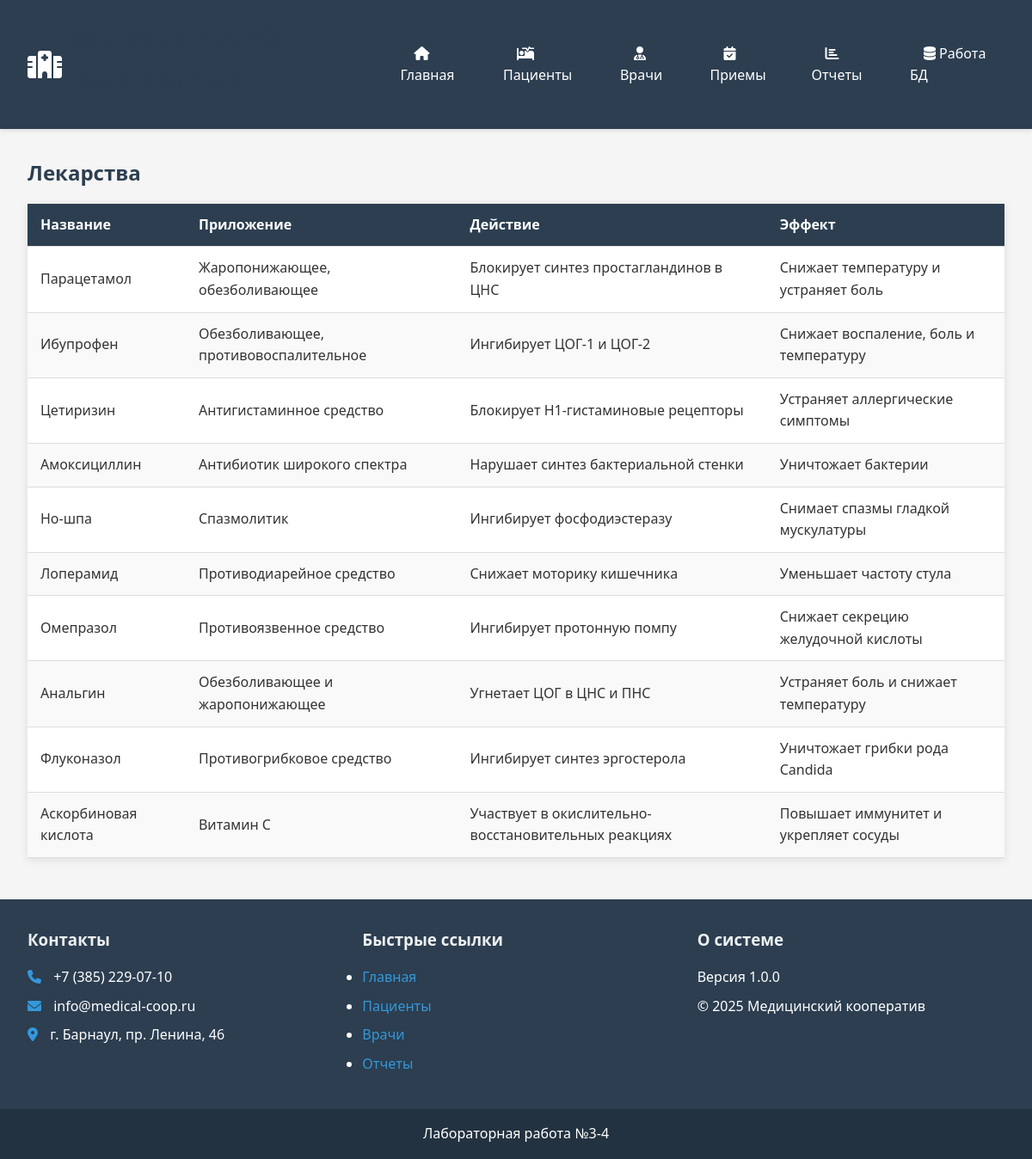
/pages/medicine/medicine.php, run on the app's committed database.
### tables this page shows
CREATE TABLE `medicine` (
  `id` int(11) NOT NULL,
  `name` varchar(50) DEFAULT NULL,
  `application` text DEFAULT NULL,
  `action` text DEFAULT NULL,
  `effect` text DEFAULT NULL
);

### pages/medicine/medicine.php (the view)
<?php
require_once '../../includes/header.php';
require_once '../../includes/config.php';
$sql = "SELECT * FROM `medicine`";
$result = $conn->query($sql);
?>
<h2>Лекарства</h2>
<table class="table">
    <thead>
        <tr>
            <th>Название</th>
            <th>Приложение</th>
            <th>Действие</th>
            <th>Эффект</th>
        </tr>
    </thead>
    <tbody>
        <?php while($row = $result->fetch_assoc()): ?>
        <tr>
            <td><?= htmlspecialchars($row['name']) ?></td>
            <td><?= htmlspecialchars($row['application']) ?></td>
            <td><?= htmlspecialchars($row['action']) ?></td>
            <td><?= htmlspecialchars($row['effect']) ?></td>
        </tr>
        <?php endwhile; ?>
    </tbody>
</table>
<?php require_once '../../includes/footer.php'; ?>

### css/style.css (style rules this page uses)
:root { --primary-color: #3498db; --secondary-color: #2980b9; --accent-color: #e74c3c; --light-color: #ecf0f1; --dark-color: #2c3e50; --success-color: #2ecc71; --warning-color: #f39c12; --danger-color: #e74c3c; }
* { margin: 0; padding: 0; box-sizing: border-box; font-family: 'Segoe UI', Tahoma, Geneva, Verdana, sans-serif; }
body { background-color: #f5f5f5; color: #333; line-height: 1.6; }
h1, h2, h3 { margin-bottom: 1rem; color: var(--dark-color); }
.table { width: 100%; border-collapse: collapse; margin: 1rem 0; background: white; box-shadow: 0 2px 10px rgba(0,0,0,0.1); }
.table th, .table td { padding: 12px 15px; text-align: left; border-bottom: 1px solid #ddd; }
.table th { background-color: var(--dark-color); color: white; }
.table tr:nth-child(even) { background-color: #f9f9f9; }

### data on the page
medicine: name "Парацетамол", application "Жаропонижающее, обезболивающее", action "Блокирует синтез простагландинов в ЦНС", effect "Снижает температуру и устраняет боль"
medicine: name "Ибупрофен", application "Обезболивающее, противовоспалительное", action "Ингибирует ЦОГ-1 и ЦОГ-2", effect "Снижает воспаление, боль и температуру"
medicine: name "Цетиризин", application "Антигистаминное средство", action "Блокирует H1-гистаминовые рецепторы", effect "Устраняет аллергические симптомы"
medicine: name "Амоксициллин", application "Антибиотик широкого спектра", action "Нарушает синтез бактериальной стенки", effect "Уничтожает бактерии"
medicine: name "Но-шпа", application "Спазмолитик", action "Ингибирует фосфодиэстеразу", effect "Снимает спазмы гладкой мускулатуры"
medicine: name "Лоперамид", application "Противодиарейное средство", action "Снижает моторику кишечника", effect "Уменьшает частоту стула"
medicine: name "Омепразол", application "Противоязвенное средство", action "Ингибирует протонную помпу", effect "Снижает секрецию желудочной кислоты"
medicine: name "Анальгин", application "Обезболивающее и жаропонижающее", action "Угнетает ЦОГ в ЦНС и ПНС", effect "Устраняет боль и снижает температуру"
medicine: name "Флуконазол", application "Противогрибковое средство", action "Ингибирует синтез эргостерола", effect "Уничтожает грибки рода Candida"
medicine: name "Аскорбиновая кислота", application "Витамин С", action "Участвует в окислительно-восстановительных реакциях", effect "Повышает иммунитет и укрепляет сосуды"
